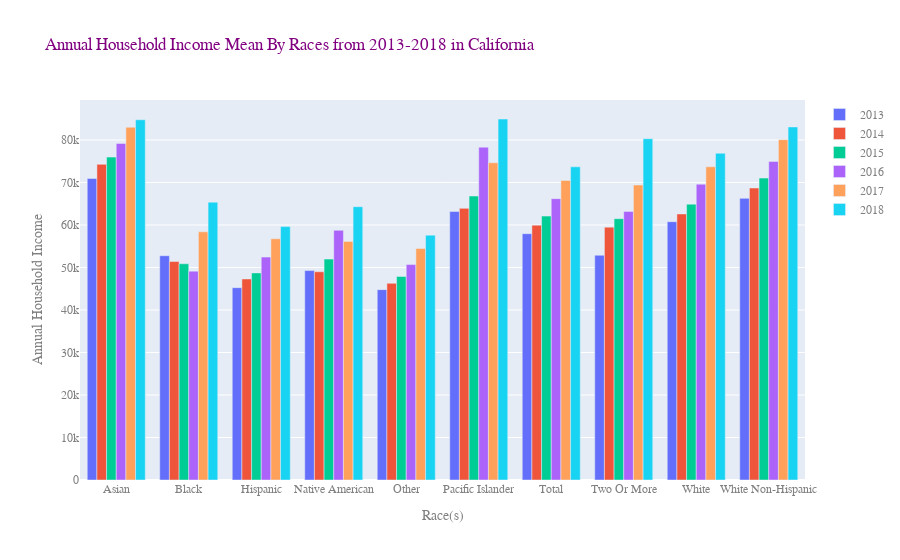

The cell this chart's notebook holds for it:
### Code cell
import plotly.express as px
import plotly.graph_objects as go
fig = go.Figure(data=[
    go.Bar(name='2013', x=income['Race'], y=year[year['Year']==2013]['Household Income by Race']),
    go.Bar(name='2014', x=income['Race'], y=year[year['Year']==2014]['Household Income by Race']),
    go.Bar(name='2015', x=income['Race'], y=year[year['Year']==2015]['Household Income by Race']),
    go.Bar(name='2016', x=income['Race'], y=year[year['Year']==2016]['Household Income by Race']),
    go.Bar(name='2017', x=income['Race'], y=year[year['Year']==2017]['Household Income by Race']),
    go.Bar(name='2018', x=income['Race'], y=year[year['Year']==2018]['Household Income by Race']),
])

fig.update_layout(
    title="Annual Household Income Mean By Races from 2013-2018 in California",
    font_family="Courier New",
    font_color="gray",
    title_font_family="Times New Roman",
    title_font_color="Purple",
   legend_title_font_color="green",
    yaxis_title='Annual Household Income',
    xaxis_title='Race(s)',
    
)
# Change the bar mode
fig.update_layout(barmode='group')
fig.show()
from plotly.io import write_html
write_html(fig, "IncomeRacesMean.html")

### Figure 1 — Plotly figure (JSON) as saved in the notebook; plotly's stock layout.template omitted (floating-point values rounded to 4 significant figures)
{"data": [{"name": "2013", "type": "bar", "x": ["Asian", "Black", "Hispanic", "Native American", "Other", "Pacific Islander", "Total", "Two Or More", "White", "White Non-Hispanic"], "y": [70940.0, 52770.0, 45250.0, 49270.0, 44790.0, 63160.0, 57950.0, 52880.0, 60770.0, 66270.0]}, {"name": "2014", "type": "bar", "x": ["Asian", "Black", "Hispanic", "Native American", "Other", "Pacific Islander", "Total", "Two Or More", "White", "White Non-Hispanic"], "y": [74280.0, 51400.0, 47300.0, 48990.0, 46280.0, 63910.0, 59970.0, 59490.0, 62600.0, 68700.0]}, {"name": "2015", "type": "bar", "x": ["Asian", "Black", "Hispanic", "Native American", "Other", "Pacific Islander", "Total", "Two Or More", "White", "White Non-Hispanic"], "y": [75970.0, 50870.0, 48730.0, 51972, 47890.0, 66810.0, 62100.0, 61480.0, 64910.0, 71030.0]}, {"name": "2016", "type": "bar", "x": ["Asian", "Black", "Hispanic", "Native American", "Other", "Pacific Islander", "Total", "Two Or More", "White", "White Non-Hispanic"], "y": [79200.0, 49140.0, 52440.0, 58740.0, 50690.0, 78300.0, 66200.0, 63190.0, 69600.0, 74960.0]}, {"name": "2017", "type": "bar", "x": ["Asian", "Black", "Hispanic", "Native American", "Other", "Pacific Islander", "Total", "Two Or More", "White", "White Non-Hispanic"], "y": [83000.0, 58390.0, 56770.0, 56140.0, 54460.0, 74640.0, 70490.0, 69400.0, 73690.0, 80070.0]}, {"name": "2018", "type": "bar", "x": ["Asian", "Black", "Hispanic", "Native American", "Other", "Pacific Islander", "Total", "Two Or More", "White", "White Non-Hispanic"], "y": [84760.0, 65370.0, 59620.0, 64310.0, 57610.0, 84940.0, 73690.0, 80300.0, 76870.0, 83070.0]}], "layout": {"barmode": "group", "font": {"color": "gray", "family": "Courier New"}, "legend": {"title": {"font": {"color": "green"}}}, "title": {"font": {"color": "Purple", "family": "Times New Roman"}, "text": "Annual Household Income Mean By Races from 2013-2018 in California"}, "xaxis": {"title": {"text": "Race(s)"}}, "yaxis": {"title": {"text": "Annual Household Income"}}}}
